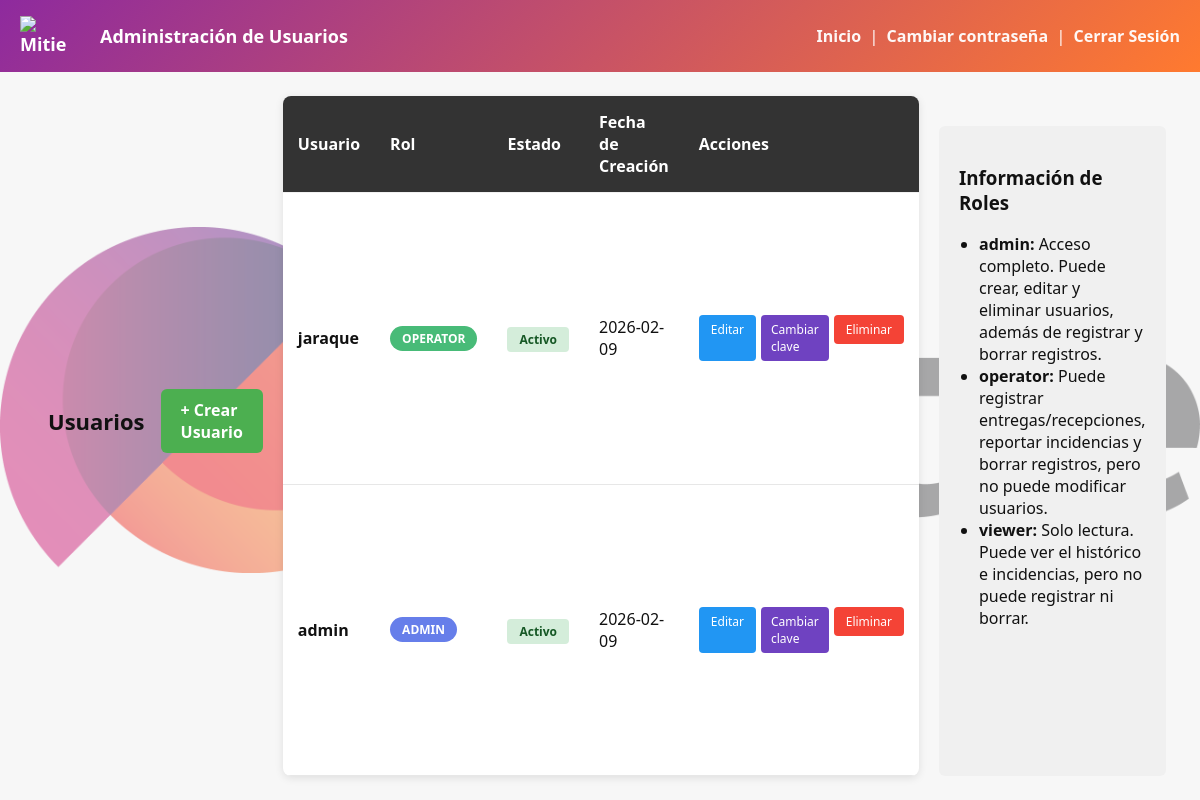
/administracion (signed in), run on an earlier commit of the app's database.
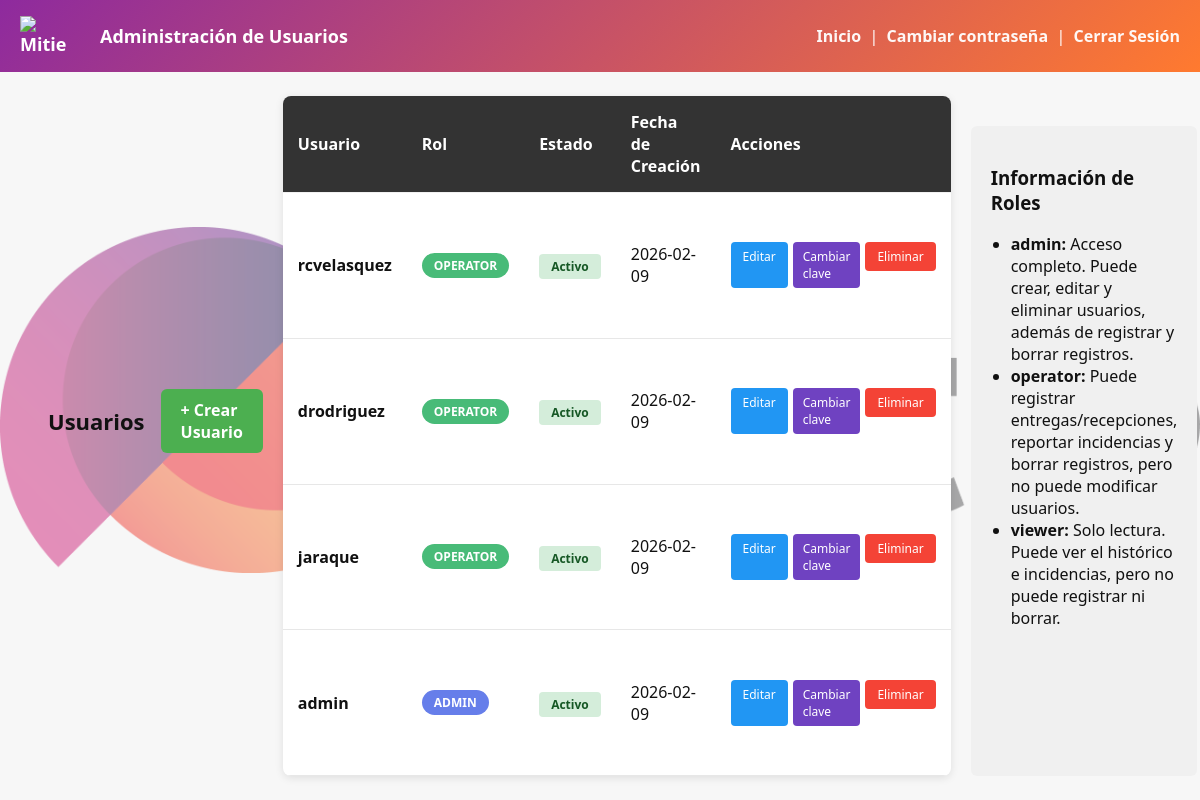
And on a later commit of the database.
### tables this page shows
CREATE TABLE usuarios (
                id INTEGER PRIMARY KEY AUTOINCREMENT,
                username TEXT UNIQUE NOT NULL,
                password TEXT NOT NULL,
                rol TEXT NOT NULL,
                activo INTEGER DEFAULT 1,
                fecha_creacion TEXT
            );

### app.py (the view)
@app.route('/administracion')
@require_permission('administracion')
def administracion():
    db = get_db()
    cursor = db.cursor()
    cursor.execute('SELECT id, username, rol, activo, fecha_creacion FROM usuarios ORDER BY fecha_creacion DESC')
    usuarios = cursor.fetchall()
    return render_template('administracion.html', usuarios=usuarios, roles=ROLES_PERMISOS.keys())

### app.py (called while the page is built)
def get_db():
    db = getattr(g, '_database', None)
    if db is None:
        db = g._database = sqlite3.connect(DB_PATH)
        db.row_factory = sqlite3.Row
    return db

@login_manager.user_loader
def load_user(user_id):
    db = get_db()
    cursor = db.cursor()
    cursor.execute('SELECT id, username, rol FROM usuarios WHERE id = ? AND activo = 1', (user_id,))
    usuario = cursor.fetchone()
    if usuario:
        return User(usuario[0], usuario[1], usuario[2])
    return None

def require_permission(permiso):
    def decorator(f):
        @wraps(f)
        @login_required
        def decorated_function(*args, **kwargs):
            if not current_user.tiene_permiso(permiso):
                flash('No tienes permisos para realizar esta acción', 'error')
                return redirect(url_for('index'))
            return f(*args, **kwargs)
        return decorated_function
    return decorator

@app.teardown_appcontext
def close_connection(exception):
    db = getattr(g, '_database', None)
    if db is not None:
        db.close()

    def tiene_permiso(self, permiso):
        return permiso in ROLES_PERMISOS.get(self.rol, [])

### templates/administracion.html (shortened to what this page needs)
<!doctype html>
<html lang="es">
  <head>
    <link rel="stylesheet" href="/static/style.css">
  </head>
  <body>
    <header class="topbar">
      <h1><img src="/static/mitie_logo.png" srcset="/static/mitie_logo@2x.png 2x" class="brand-logo" alt="Mitie" width="56" decoding="async">Administración de Usuarios</h1>
      <div>
        <a class="history-link" href="/">Inicio</a>
        &nbsp;|&nbsp;
        <a class="history-link" href="/perfil/cambiar_contrasena">Cambiar contraseña</a>
        &nbsp;|&nbsp;
        <a class="history-link" href="/logout">Cerrar Sesión</a>
      </div>
    </header>
    <main class="container admin-full">
      <div class="admin-header">
        <h2>Usuarios</h2>
        <a href="/usuarios/crear" id="open-create-btn" class="btn-crear">+ Crear Usuario</a>
      </div>
      <table class="usuarios-table">
        <thead>
          <tr>
            <th>Usuario</th>
            <th>Rol</th>
            <th>Estado</th>
            <th>Fecha de Creación</th>
            <th>Acciones</th>
          </tr>
        </thead>
        <tbody>
          {% if usuarios %}
            {% for usuario in usuarios %}
              <tr>
                <td><strong>{{ usuario[1] }}</strong></td>
                <td><span class="rol-badge rol-{{ usuario[2] }}">{{ usuario[2].upper() }}</span></td>
                <td>
                  <span class="activo-badge activo-{% if usuario[3] == 1 %}si{% else %}no{% endif %}">
                    {% if usuario[3] == 1 %}Activo{% else %}Inactivo{% endif %}
                  </span>
                </td>
                <td>{{ usuario[4][:10] if usuario[4] else 'N/A' }}</td>
                <td>
                  <div class="acciones">
                    <a href="/usuarios/{{ usuario[0] }}/editar" class="btn-pequeno btn-editar">Editar</a>
                    <a href="/usuarios/{{ usuario[0] }}/cambiar_contrasena" class="btn-pequeno" style="background:#6f42c1;color:#fff;border-radius:4px;padding:6px 10px;text-decoration:none;">Cambiar clave</a>
                    <form method="post" action="/usuarios/{{ usuario[0] }}/eliminar" class="form-eliminar" onclick="return confirm('¿Estás seguro de que quieres eliminar este usuario?');">
                      <button type="submit" class="btn-pequeno btn-eliminar">Eliminar</button>
                    </form>
                  </div>
                </td>
              </tr>
            {% endfor %}
          {% else %}
            <tr>
              <td colspan="5" style="text-align: center; color: #999;">No hay usuarios registrados</td>
            </tr>
          {% endif %}
        </tbody>
      </table>
      <div style="margin-top: 30px; padding: 20px; background: #f0f0f0; border-radius: 6px;">
        <h3>Información de Roles</h3>
        <ul style="margin: 10px 0; padding-left: 20px;">
          <li><strong>admin:</strong> Acceso completo. Puede crear, editar y eliminar usuarios, además de registrar y borrar registros.</li>
          <li><strong>operator:</strong> Puede registrar entregas/recepciones, reportar incidencias y borrar registros, pero no puede modificar usuarios.</li>
          <li><strong>viewer:</strong> Solo lectura. Puede ver el histórico e incidencias, pero no puede registrar ni borrar.</li>
        </ul>
      </div>
    </main>
  </body>
</html>

### static/style.css (style rules this page uses)
:root { --brand-orange: #ff7a2f; --brand-magenta: #8e2a9e; --brand-gradient: linear-gradient(135deg,var(--brand-magenta),var(--brand-orange)); --brand-dark: #3b1f3f; --brand-text: #4b4b4b; --accent: var(--brand-orange); --muted: #f7f7f7; --text: #111; }
* { box-sizing:border-box;font-family:Segoe UI, Roboto, Arial, sans-serif }
body { margin:0;background:var(--muted);color:var(--text) }
.topbar { background:var(--brand-gradient);padding:16px 20px;display:flex;align-items:center;justify-content:space-between;color:#fff }
.topbar h1 { margin:0;font-size:18px;display:flex;align-items:center;gap:12px }
.brand-logo { width:56px;height:auto;display:inline-block;vertical-align:middle;margin-right:12px }
.history-link { color:rgba(255,255,255,0.95);text-decoration:none;font-weight:600 }
.container { display:flex;gap:20px;padding:24px;width:100%;margin:0;max-width:none;height:calc(100vh - 72px);box-sizing:border-box }
table { width:100%;border-collapse:collapse;background:#fff;border-radius:8px;overflow:hidden }
th,td { padding:10px;text-align:left;border-bottom:1px solid #f1f1f1 }
thead th { background:var(--accent) }
.topbar { position: relative; z-index: 2; }
main.container { position: relative; z-index: 2; }

### templates/administracion.html (style rules this page uses)
.admin-header { display: flex; justify-content: space-between; align-items: center; margin-bottom: 30px; }
.admin-header h2 { margin: 0; }
.btn-crear { background: #4CAF50; color: white; padding: 10px 20px; border-radius: 6px; text-decoration: none; font-weight: bold; display: inline-block; transition: all 0.3s; }
.usuarios-table { width: 100%; border-collapse: collapse; background: white; border-radius: 8px; overflow: hidden; box-shadow: 0 2px 8px rgba(0,0,0,0.1); }
.usuarios-table th { background: #333; color: white; padding: 15px; text-align: left; font-weight: bold; }
.usuarios-table td { padding: 12px 15px; border-bottom: 1px solid #e7e7e7; }
.rol-badge { display: inline-block; padding: 4px 12px; border-radius: 20px; font-size: 12px; font-weight: bold; color: white; }
.rol-admin { background: #667eea; }
.rol-operator { background: #48bb78; }
.activo-badge { padding: 4px 12px; border-radius: 4px; font-size: 12px; font-weight: bold; }
.activo-si { background: #d4edda; color: #155724; }
.acciones { display: flex; gap: 5px; }
.btn-pequeno { padding: 6px 12px; border: none; border-radius: 4px; font-size: 12px; cursor: pointer; text-decoration: none; display: inline-block; transition: all 0.3s; }
.btn-editar { background: #2196F3; color: white; }
.btn-eliminar { background: #f44336; color: white; border: none; }
.form-eliminar { display: inline; }
.admin-full { max-width: none; width: 100%; margin: 0; padding: 24px 48px; }
.admin-full .admin-header { gap: 16px; }
.admin-full .usuarios-table { width: 100%; }
.admin-full .admin-header h2 { font-size: 22px; }

What changed in the data, as far as the page shows it:
added usuarios: username "rcvelasquez", rol "OPERATOR", activo "Activo", fecha_creacion "2026-02-09"
added usuarios: username "drodriguez", rol "OPERATOR", activo "Activo", fecha_creacion "2026-02-09"
